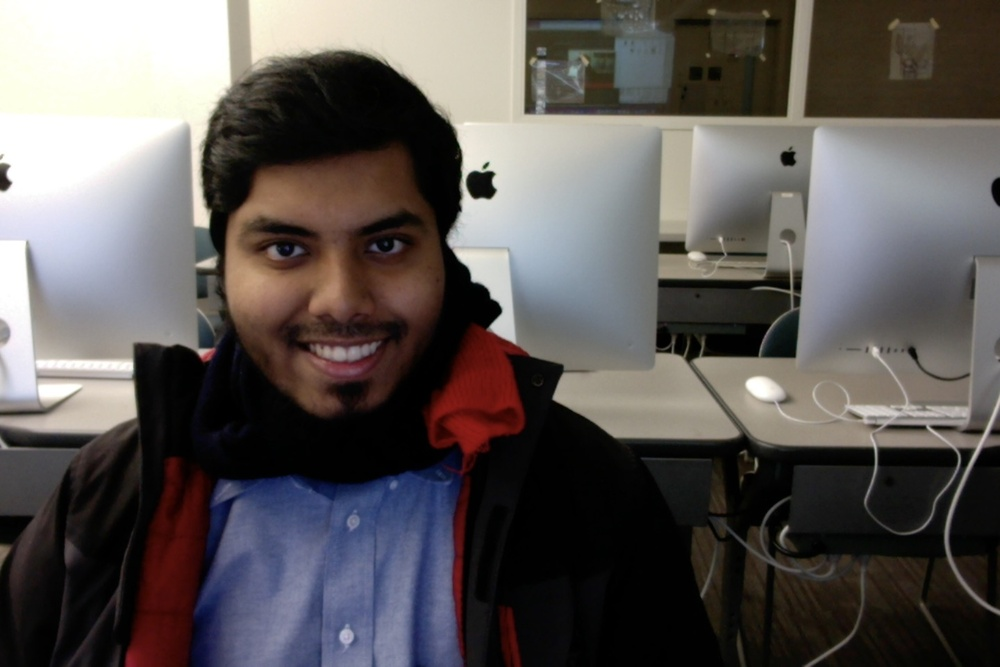
#> input picture exampleSIAM.jpg, 1000 x 667 px, shrunk from 1440 x 960 before the run
$ python facedetect.py
#> lines starting #> are read from the running program, lines starting #| are printed output that depends on the picture; after the words box and inside, x2 and y2 are one past the last pixel; in counts of white or black regions, pixels touching at a corner belong together
# facedetecthaar.py
#
# This program uses opencv's haar cascade face detector to find bounding boxes
# of all faces in the provided image.
#
# Code is modified from opencv example at:
#   https://docs.opencv.org/4.x/dd/d43/tutorial_py_video_display.html

import cv2

# make sure the xml model file is in same directory as this program.
face_cascade = cv2.CascadeClassifier('haarcascade_frontalface_default.xml')

# Read the input image
img = cv2.imread('exampleSIAM.jpg')
#> img is the input picture: shape (667, 1000, 3); mean B, G, R 86.1, 87.8, 93

# Convert into grayscale
gray = cv2.cvtColor(img, cv2.COLOR_BGR2GRAY)
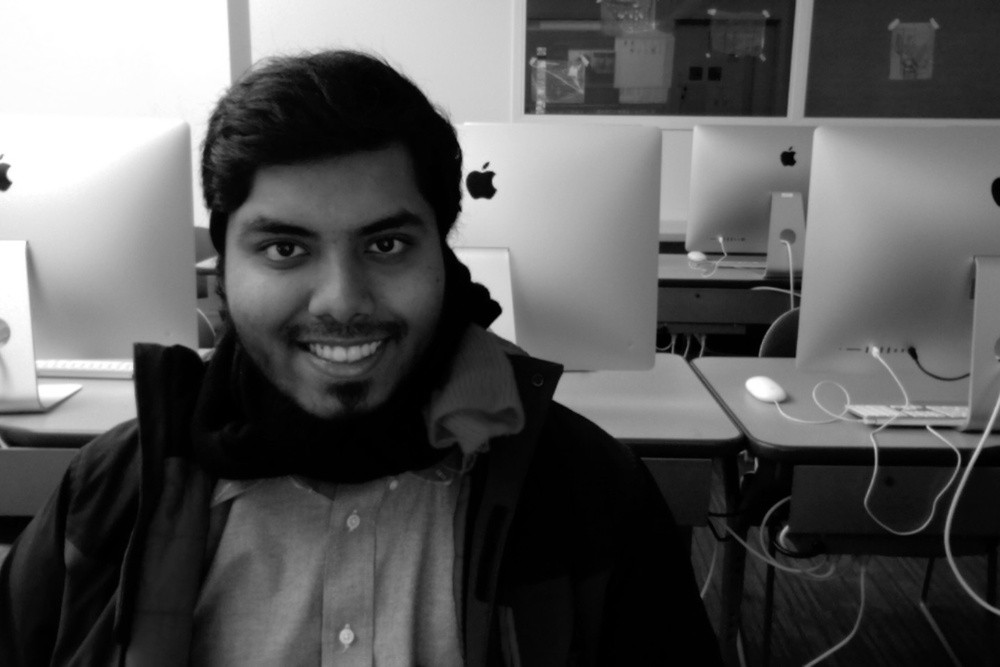
#> gray: shape (667, 1000); min 0, max 255, mean 89.2
#plt.imshow(gray)

# Detect faces
#   detectMultScale returns an 2d ndarray
faces = face_cascade.detectMultiScale(gray)
#> faces = [[200, 143, 265, 265]]
print('detected face(s) at:', faces)
#| detected face(s) at: [[200 143 265 265]]

# Draw rectangle around the faces
for (x, y, w, h) in faces:
  cv2.rectangle(img, (x, y), (x+w, y+h), (0, 255, 255), 5)
  cv2.rectangle(img, (x-5, y-5), (x+w+5, y+h+5), (0, 0, 0), 5)
#> this loop made 1 pass
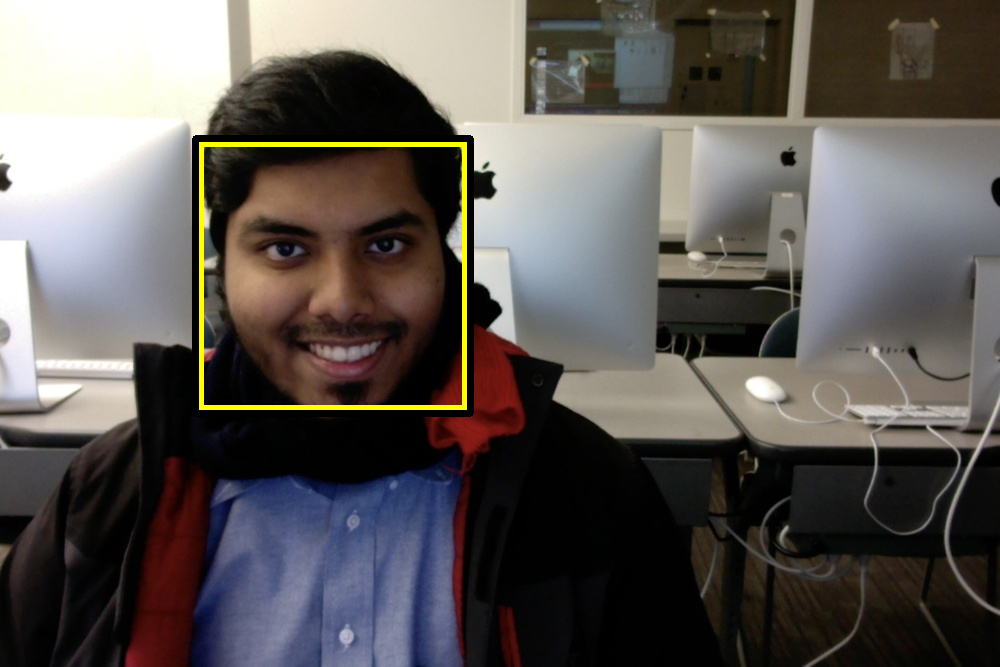
#> img: shape (667, 1000, 3); 1.88% of pixels changed, all inside (x1, y1, x2, y2) = (192, 135, 474, 417)

# Display the output
cv2.imshow('press any key to exit', img)
cv2.imwrite('exampleSIAM_result.jpg',img)
cv2.waitKey(0) # blocks until a key is pressed when window is active.
cv2.destroyAllWindows()
